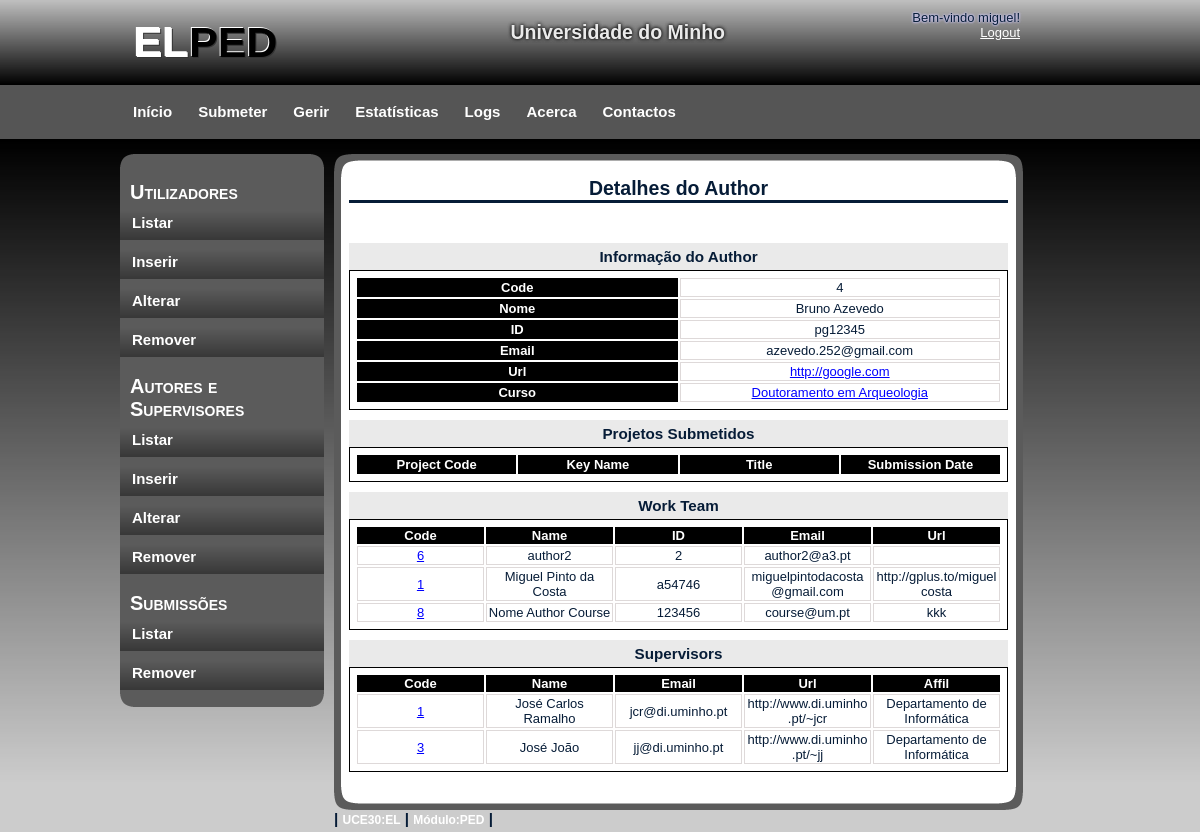
The page /gerirU/gerirAS_Show_author.php?authorcode=4 (signed in) on the database as committed earlier.
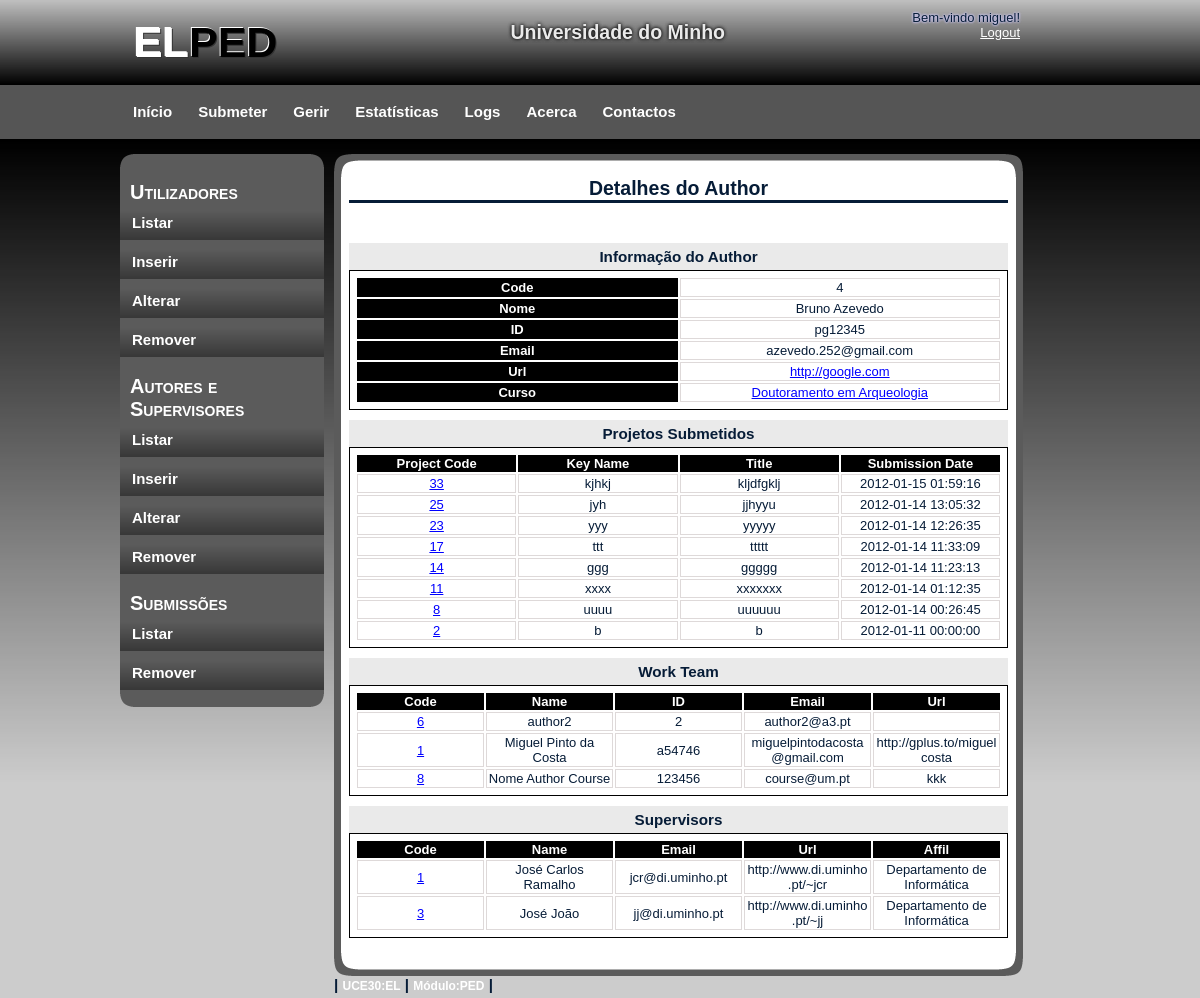
The same page on the database as committed later.
### tables this page shows
CREATE TABLE IF NOT EXISTS `Author` (
  `authorcode` int(11) NOT NULL AUTO_INCREMENT,
  `name` varchar(50) NOT NULL,
  `id` varchar(10) NOT NULL,
  `email` varchar(50) NOT NULL,
  `url` varchar(2002) DEFAULT NULL,
  `coursecode` int(11) NOT NULL DEFAULT '0',
  PRIMARY KEY (`authorcode`),
  KEY `coursecode` (`coursecode`)
);

CREATE TABLE IF NOT EXISTS `Course` (
  `coursecode` int(11) NOT NULL AUTO_INCREMENT,
  `coursedescription` varchar(200) NOT NULL,
  PRIMARY KEY (`coursecode`)
);

CREATE TABLE IF NOT EXISTS `Supervisor` (
  `supcode` int(11) NOT NULL AUTO_INCREMENT,
  `name` varchar(50) NOT NULL,
  `email` varchar(50) NOT NULL,
  `url` varchar(2002) DEFAULT NULL,
  `affil` varchar(50) DEFAULT NULL,
  PRIMARY KEY (`supcode`)
);

CREATE TABLE IF NOT EXISTS `ProjAut` (
  `projcode` int(11) NOT NULL,
  `authorcode` int(11) NOT NULL,
  PRIMARY KEY (`projcode`,`authorcode`),
  KEY `authorcode` (`authorcode`)
);

CREATE TABLE IF NOT EXISTS `Project` (
  `projcode` int(11) NOT NULL AUTO_INCREMENT,
  `keyname` varchar(30) NOT NULL,
  `title` varchar(50) NOT NULL,
  `subtitle` varchar(100) DEFAULT NULL,
  `bdate` date NOT NULL,
  `edate` date NOT NULL,
  `subdate` datetime NOT NULL,
  `abstract` varchar(1502) NOT NULL,
  `coursecode` int(11) NOT NULL,
  `path` varchar(300) NOT NULL,
  `remove` int(11) NOT NULL,
  PRIMARY KEY (`projcode`),
  KEY `coursecode` (`coursecode`)
);

### gerirU/gerirAS_Show_author.php (the view, shortened to what the changed rows need)
<!DOCTYPE html>
<html>
   <head>
	  <link rel="stylesheet" type="text/css" href="../css/style.css" />
   </head>
   <body>
	  <div id="container">
		 <?php
			require_once '../header.php';
			include '../ini.php';
		 ?>
		 <div id="content">
			<div id="content_main">
			   <h2>Detalhes do Author</h2>
			   <br/>
			   <br/>
			   <div id="containt_main_users">
				  <?php
					 if (!$con) {
						echo "<h3>Erro ao ligar ao servidor.</h3><br/>" . mysql_error();
					 } else {
						$authorcode = $_GET["authorcode"];
						$sql = "SELECT * FROM Author WHERE authorcode='$authorcode';";
						$res = mysql_query($sql, $con);
						while ($row = mysql_fetch_array($res)) {
						?>
						<div id="details">
						   <h3>Informação do Author</h3>
						   <table>
							  <tr>
								 <th>Code</th>
								 <td><?php echo $row['authorcode'] ?></td>
							  </tr>
							  <tr>
								 <th>Nome</th>
								 <td><?php echo $row['name'] ?></td>
							  </tr>
							  <tr>
								 <th>ID</th>
								 <td><?php echo $row['id'] ?></td>
							  </tr>
							  <tr>
								 <th>Email</th>
								 <td><?php echo $row['email'] ?></td>
							  </tr>
							  <tr>
								 <th>Url</th>
								 <td>
									<a href="<?php echo $row['url']; ?>" target="_blank">
									   <?php echo $row['url'] ?>
									</a>
								 </td>
							  </tr>
							  <tr>
								 <th>Curso</th>
								 <td>
									<?php
									   $course = $row['coursecode'];
									   $sql2 = "SELECT coursedescription FROM Course WHERE coursecode=$course";
									   $res2 = mysql_query($sql2, $con);
									   $course_name = "";
									   while ($reg2 = mysql_fetch_array($res2)) {
										  $course_name = $reg2["coursedescription"];
									   }
									   echo "<a href=\"gerirCourse_Show.php?id=$course\" >";
										  echo $course_name;
										  echo "</a>";
									?>
								 </td>
							  </tr>
						   </table>
						   <?php
						   }
						?>
						<h3>Projetos Submetidos</h3>
						<?php
						   $sql = "SELECT projcode FROM ProjAut WHERE authorcode='$authorcode' ORDER BY projcode DESC";
						   $res = mysql_query($sql, $con);
						?>
						<table>
						   <tr>
							  <th>Project Code</th>
							  <th>Key Name</th>
							  <th>Title</th>
							  <th>Submission Date</th>
						   </tr>
						   <?php
							  while ($row = mysql_fetch_array($res)) {
								 $projcode = $row['projcode'];
								 $sql2 = "SELECT projcode, keyname, title, subdate FROM Project WHERE remove=0 AND projcode='$projcode'";
								 $res2 = mysql_query($sql2, $con);
								 while ($row2 = mysql_fetch_array($res2)) {
									echo "<tr>";
									   echo "<td><a href=\"gerirS_Show.php?projcode=$projcode\"> $projcode</a></td>";
									   echo "<td>" . $row2['keyname'] . "</td>";
									   echo "<td>" . $row2['title'] . "</td>";
									   echo "<td>" . $row2['subdate'] . "</td>";
									   echo "</tr>";
								 }
							  }
						   ?>
						</table>
						<h3>Work Team</h3>
						<?php
						   $sql = "SELECT * FROM Author WHERE authorcode IN (
							  SELECT authorcode FROM ProjAut WHERE projcode IN (
								 SELECT projcode FROM ProjAut WHERE authorcode='$authorcode')
								 AND authorcode!='$authorcode')";
								 $res = mysql_query($sql, $con);
							  ?>
							  <table>
								 <tr>
									<th>Code</th>
									<th>Name</th>
									<th>ID</th>
									<th>Email</th>
									<th>Url</th>
								 </tr>
								 <?php
									while ($row = mysql_fetch_array($res)) {
									   $id = $row['authorcode'];
									   echo "<tr>";
										  echo "<td><a href=\"gerirAS_Show_author.php?authorcode=$id\">" . $id . "</a></td>";
										  echo "<td>" . $row['name'] . "</td>";
										  echo "<td>" . $row['id'] . "</td>";
										  echo "<td>" . $row['email'] . "</td>";
										  echo "<td>" . $row['url'] . "</td>";
										  echo "</tr>";
									}
								 ?>
							  </table>
							  <h3>Supervisors</h3>
							  <?php
								 $sql = "SELECT * FROM Supervisor WHERE supcode IN(
									SELECT supcode FROM ProjSup WHERE projcode IN(
									   SELECT projcode FROM ProjAut WHERE authorcode='$authorcode'))";
									   $res = mysql_query($sql, $con);
									?>
									<table>
									   <tr>
										  <th>Code</th>
										  <th>Name</th>
										  <th>Email</th>
										  <th>Url</th>
										  <th>Affil</th>
									   </tr>
									   <?php
										  while ($row = mysql_fetch_array($res)) {
											 $id = $row['supcode'];
											 echo "<tr>";
												echo "<td><a href=\"gerirAS_Show_supervisor.php?supcode=$id&page_p=1\">" . $id . "</a></td>";
												echo "<td>" . $row['name'] . "</td>";
												echo "<td>" . $row['email'] . "</td>";
												echo "<td>" . $row['url'] . "</td>";
												echo "<td>" . $row['affil'] . "</td>";
												echo "</tr>";
										  }
									   ?>
									</table>
									<?php
									}
								 ?>
							  </div>
						   </div>
						   <br/>
						</div>
					 </div>
				  </div>
			   </body>
			</html>

Rows that differ between the two databases and show on the page:
added projaut: projcode "33"
added project: keyname "kjhkj", title "kljdfgklj", subdate "2012-01-15 01:59:16"
now on this page (row unchanged): projaut: projcode "25"
now on this page (row edited): project: keyname "jyh", title "jjhyyu", subdate "2012-01-14 13:05:32"
now on this page (row unchanged): projaut: projcode "23"
now on this page (row edited): project: keyname "yyy", title "yyyyy", subdate "2012-01-14 12:26:35"
now on this page (row unchanged): projaut: projcode "17"
now on this page (row edited): project: keyname "ttt", title "ttttt", subdate "2012-01-14 11:33:09"
now on this page (row unchanged): projaut: projcode "14"
now on this page (row edited): project: keyname "ggg", title "ggggg", subdate "2012-01-14 11:23:13"
now on this page (row unchanged): projaut: projcode "11"
now on this page (row edited): project: keyname "xxxx", title "xxxxxxx", subdate "2012-01-14 01:12:35"
now on this page (row unchanged): projaut: projcode "8"
now on this page (row edited): project: keyname "uuuu", title "uuuuuu", subdate "2012-01-14 00:26:45"
now on this page (row unchanged): projaut: projcode "2"
now on this page (row edited): project: keyname "b", title "b", subdate "2012-01-11 00:00:00"
